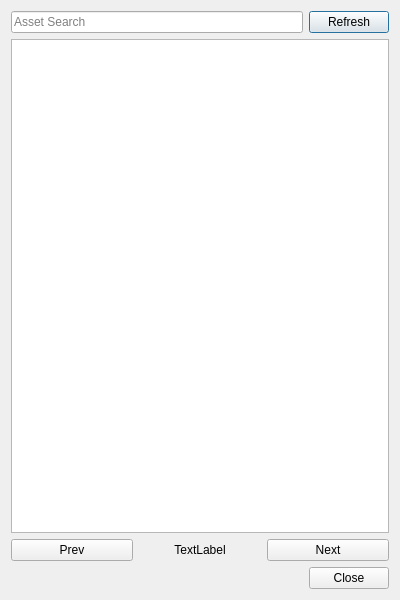
<?xml version="1.0" encoding="UTF-8"?>
<ui version="4.0">
 <class>Dialog</class>
 <widget class="QDialog" name="Dialog">
  <property name="geometry">
   <rect>
    <x>0</x>
    <y>0</y>
    <width>400</width>
    <height>600</height>
   </rect>
  </property>
  <property name="windowTitle">
   <string>Server Orders</string>
  </property>
  <layout class="QVBoxLayout" name="verticalLayout">
   <item>
    <layout class="QHBoxLayout" name="horizontalLayout">
     <item>
      <widget class="QLineEdit" name="txtSearch">
       <property name="placeholderText">
        <string>Asset Search</string>
       </property>
      </widget>
     </item>
     <item>
      <widget class="QPushButton" name="btnRefresh">
       <property name="text">
        <string>Refresh</string>
       </property>
      </widget>
     </item>
    </layout>
   </item>
   <item>
    <widget class="QListWidget" name="lstServerOrders"/>
   </item>
   <item>
    <layout class="QHBoxLayout" name="horizontalLayout_2">
     <item>
      <widget class="QPushButton" name="btnPrev">
       <property name="text">
        <string>Prev</string>
       </property>
      </widget>
     </item>
     <item>
      <widget class="QLabel" name="lblStatus">
       <property name="text">
        <string>TextLabel</string>
       </property>
       <property name="alignment">
        <set>Qt::AlignCenter</set>
       </property>
      </widget>
     </item>
     <item>
      <widget class="QPushButton" name="btnNext">
       <property name="text">
        <string>Next</string>
       </property>
      </widget>
     </item>
    </layout>
   </item>
   <item>
    <widget class="QDialogButtonBox" name="buttonBox">
     <property name="orientation">
      <enum>Qt::Horizontal</enum>
     </property>
     <property name="standardButtons">
      <set>QDialogButtonBox::Close</set>
     </property>
    </widget>
   </item>
  </layout>
  
  <action name="actionRefresh">
   <property name="text">
    <string>Refresh</string>
   </property>
  </action>
  <action name="actionPrev">
   <property name="text">
    <string>Prev</string>
   </property>
  </action>
  <action name="actionNext">
   <property name="text">
    <string>Next</string>
   </property>
  </action>
 </widget>
 <resources/>
 <connections>

  <connection>
   <sender>btnRefresh</sender>
   <signal>clicked()</signal>
   <receiver>actionRefresh</receiver>
   <slot>trigger()</slot>
  </connection>
  <connection>
   <sender>btnPrev</sender>
   <signal>clicked()</signal>
   <receiver>actionPrev</receiver>
   <slot>trigger()</slot>
  </connection>
  <connection>
   <sender>btnNext</sender>
   <signal>clicked()</signal>
   <receiver>actionNext</receiver>
   <slot>trigger()</slot>
  </connection>


  <connection>
   <sender>actionRefresh</sender>
   <signal>triggered()</signal>
   <receiver>Dialog</receiver>
   <slot>refresh_listings()</slot>
  </connection>
  <connection>
   <sender>actionPrev</sender>
   <signal>triggered()</signal>
   <receiver>Dialog</receiver>
   <slot>prev_page()</slot>
  </connection>
  <connection>
   <sender>actionNext</sender>
   <signal>triggered()</signal>
   <receiver>Dialog</receiver>
   <slot>next_page()</slot>
  </connection>

  <connection>
   <sender>buttonBox</sender>
   <signal>accepted()</signal>
   <receiver>Dialog</receiver>
   <slot>accept()</slot>
   <hints>
    <hint type="sourcelabel">
     <x>248</x>
     <y>254</y>
    </hint>
    <hint type="destinationlabel">
     <x>157</x>
     <y>274</y>
    </hint>
   </hints>
  </connection>
  <connection>
   <sender>buttonBox</sender>
   <signal>rejected()</signal>
   <receiver>Dialog</receiver>
   <slot>reject()</slot>
   <hints>
    <hint type="sourcelabel">
     <x>316</x>
     <y>260</y>
    </hint>
    <hint type="destinationlabel">
     <x>286</x>
     <y>274</y>
    </hint>
   </hints>
  </connection>
 </connections>
</ui>
